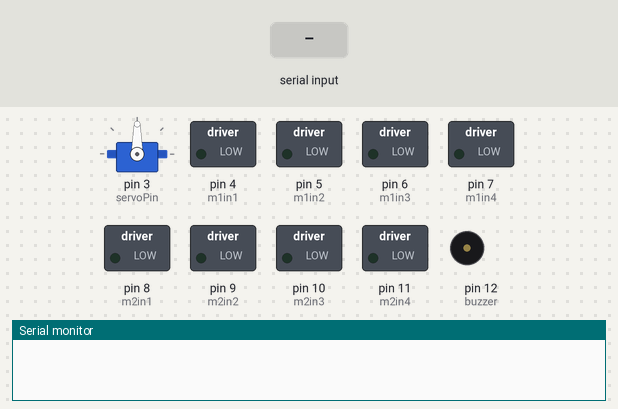
Simulated run of this sketch. Board: Arduino Uno, built with avr-gcc and run on an emulated ATmega328P. On the bench: servo, switched loads named in the sketch (green lamp = pin HIGH), buzzer (waves = sounding), the last lines printed to the serial monitor. The test bench sets the inputs (shaded band).

Above: at 2.7 s.
2.8 s: "90,45\n" received over Serial
At 5.66 s:
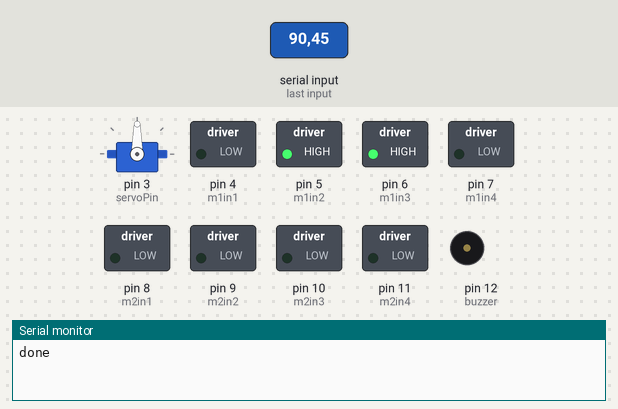
5.8 s: "done" received over Serial
At 6.7 s:
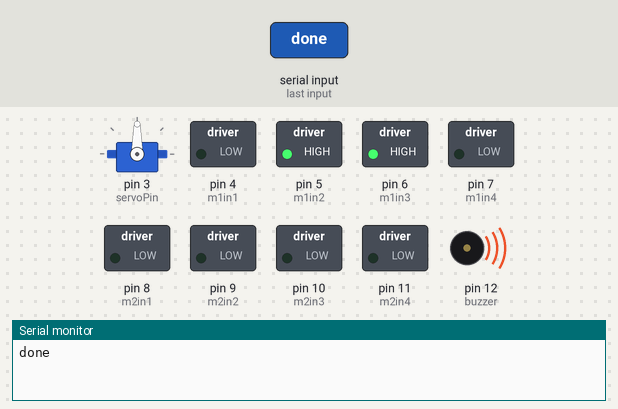
Timing chart, 0 to 12.4 s (numbered marks = the images above; inputs shaded):
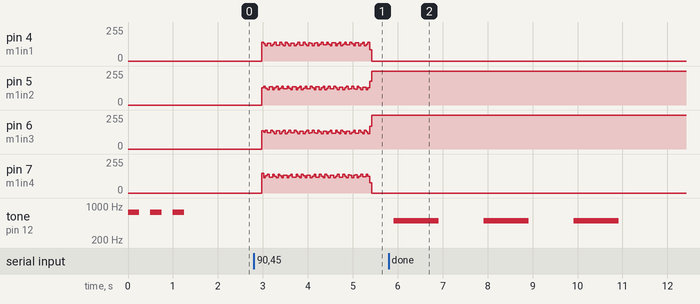

The sketch:

plotter_code.ino
```cpp
#include <math.h>
#include <Servo.h>

String data = "";
Servo servo;
int servoAngle = 0;
int servoPin = 3;

int buzzer = 12;
int m1in1 = 4;
int m1in2 = 5;
int m1in3 = 6;
int m1in4 = 7;

int m2in1 = 8;
int m2in2 = 9;
int m2in3 = 10;
int m2in4 = 11;

int m1CurrentStep = 0;
int m2CurrentStep = 0;

float Xl;
float Yl;
boolean Xc;
boolean Yc;

void setup() {
  Serial.begin(9600);

  servo.attach(servoPin);

  pinMode(buzzer, OUTPUT);

  pinMode(m1in1, OUTPUT);
  pinMode(m1in2, OUTPUT);
  pinMode(m1in3, OUTPUT);
  pinMode(m1in4, OUTPUT);

  pinMode(m2in1, OUTPUT);
  pinMode(m2in2, OUTPUT);
  pinMode(m2in3, OUTPUT);
  pinMode(m2in4, OUTPUT);

  digitalWrite (m1in1, LOW);
  digitalWrite (m1in2, LOW);
  digitalWrite (m1in3, LOW);
  digitalWrite (m1in4, LOW);

  digitalWrite (m2in1, LOW);
  digitalWrite (m2in2, LOW);
  digitalWrite (m2in3, LOW);
  digitalWrite (m2in4, LOW);

  buzzer_tone(750, 250, 3);

  //motor1(700, true); // machine: 9k  drawing: 4.5k
  //motor2(1500, true); // machine: 6k drawing 6k
}

void loop() {
  data = Serial.readString();
  Serial.setTimeout(10);
  if (data.length() > 5) {
    Xl = data.substring(0, data.indexOf("A")+1).toFloat();
    Yl = data.substring(data.indexOf("B")+1, data.indexOf("C")).toFloat();
    if (data.substring(data.indexOf("A")+1, data.indexOf("A")+2).equals("T")) {
      Xc = true;
    } else {
      Xc = false;
    }
    if (data.substring(data.indexOf("C")+1, data.indexOf("C")+2).equals("T")) {
      Yc = true;
    } else {
      Yc = false;
    }
    if (data.substring(data.indexOf("D")+1, data.indexOf("D")+2).equals("T")) {
      pencilUp(true);
      buzzer_tone(600, 100, 1);
    } else {
      pencilUp(false);
    }
    calculateSteps(Xl, Yl, Xc, Yc);
    data = "";
  } else if (data.equals("stop")) {
    // pliiats ülesse ja algusesse
  } else if (data.equals("done")) {
    pencilUp(false);
    buzzer_tone(500, 1000, 3);
  }
}

void calculateSteps (float xl, float yl, boolean xc, boolean yc) {
  int cxl = xl;
  int cyl = yl;
  float rounded;

  if (xl > yl && yl > 0) {
    for (int i = 1; i <= yl; i++) {
      rounded = round(cxl/cyl);
      motor2(rounded*9, xc);
      motor1(9, yc);
      cxl -= rounded;
      cyl -= 1;
    }
  } else if (yl == 0) {
    for (int i = 1; i <= xl; i++) {
      motor2(9, xc);
    }
  } else if (xl <= yl && xl > 0) {
      for (int i = 1; i <= xl; i++) {
        rounded = round(cyl/cxl);
        motor1(rounded*9, yc);
        motor2(9, xc);
        cyl -= rounded;
        cxl -= 1;
      }
  } else if (xl == 0) {
    for (int i = 1; i <= yl; i++) {
      motor1(9, yc);
    }
  }
  Serial.println("done");
}

void motor1 (int steps, boolean clockwise) {
  for (int i = 1; i <= steps; i++) {
    switch (m1CurrentStep) {
      case 0:
      digitalWrite (m1in1, HIGH);
      digitalWrite (m1in2, HIGH);
      digitalWrite (m1in3, LOW);
      digitalWrite (m1in4, LOW);
      break;

      case 1:
      digitalWrite (m1in1, LOW);
      digitalWrite (m1in2, HIGH);
      digitalWrite (m1in3, HIGH);
      digitalWrite (m1in4, LOW);
      break;

      case 2:
      digitalWrite (m1in1, LOW);
      digitalWrite (m1in2, LOW);
      digitalWrite (m1in3, HIGH);
      digitalWrite (m1in4, HIGH);
      break;

      case 3:
      digitalWrite (m1in1, HIGH);
      digitalWrite (m1in2, LOW);
      digitalWrite (m1in3, LOW);
      digitalWrite (m1in4, HIGH);
      break;
    }
    if (clockwise) {
      m1CurrentStep = (--m1CurrentStep > -1) ? m1CurrentStep : 3;
    } else if (!clockwise) {
      m1CurrentStep = (++m1CurrentStep < 4) ? m1CurrentStep : 0;
    }
    delay (3);
  }
}

void motor2 (int steps, boolean clockwise) {
  for (int i = 1; i <= steps; i++) {
    switch (m2CurrentStep) {
      case 0:
      digitalWrite (m2in1, HIGH);
      digitalWrite (m2in2, HIGH);
      digitalWrite (m2in3, LOW);
      digitalWrite (m2in4, LOW);
      break;

      case 1:
      digitalWrite (m2in1, LOW);
      digitalWrite (m2in2, HIGH);
      digitalWrite (m2in3, HIGH);
      digitalWrite (m2in4, LOW);
      break;

      case 2:
      digitalWrite (m2in1, LOW);
      digitalWrite (m2in2, LOW);
      digitalWrite (m2in3, HIGH);
      digitalWrite (m2in4, HIGH);
      break;

      case 3:
      digitalWrite (m2in1, HIGH);
      digitalWrite (m2in2, LOW);
      digitalWrite (m2in3, LOW);
      digitalWrite (m2in4, HIGH);
      break;
    }
    if (clockwise) {
      m2CurrentStep = (--m2CurrentStep > -1) ? m2CurrentStep : 3;
    } else if (!clockwise) {
      m2CurrentStep = (++m2CurrentStep < 4) ? m2CurrentStep : 0;
    }
    delay (3);
  }
}

void buzzer_tone (int hz, int sound_delay, int repeats) {
  for (int i = 0; i < repeats; i++) {
    tone(buzzer, hz);
    delay(sound_delay);
    noTone(buzzer);
    delay(sound_delay);
  }
}

void pencilUp (boolean up) {
  if (up) {
    servo.write(115);
    delay(100);
    servo.write(107);
    delay(100);
  } else {
    servo.write(90);
    delay(100);
  }
}
```

Measured:
- after the input at 5.8 s, tone on pin 12 (buzzer): alternates 500 Hz for 1.0 s and silent for 1.0 s, 6 changes in all, then stays silent, starting after 0.11 s
